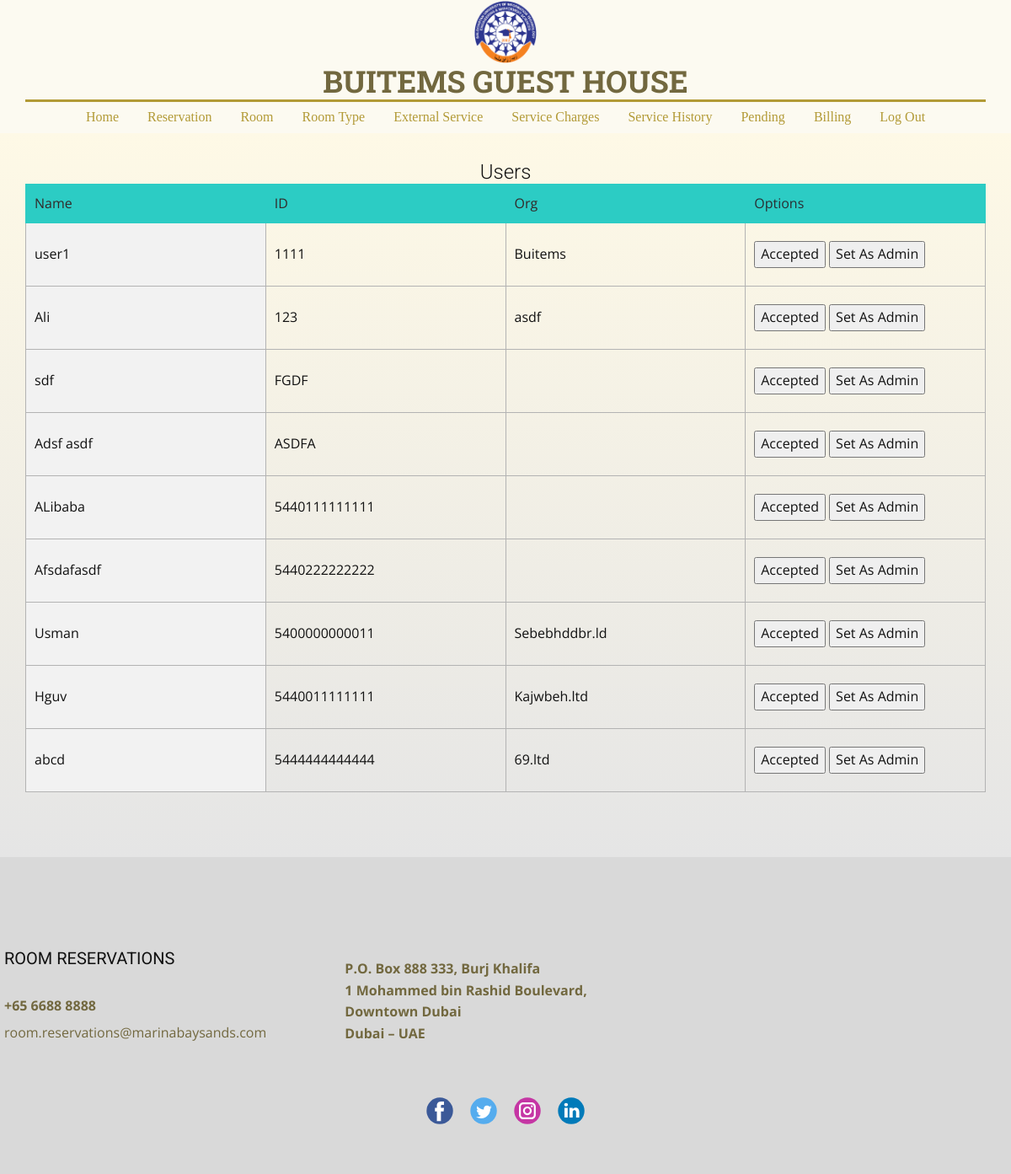
/pendings (signed in), run on the app's committed database.
### tables this page shows
CREATE TABLE newguests (guestID INTEGER PRIMARY KEY, GuestName TEXT, title text, password text,  identification integer, idtype text, phonenumber text, email text, org text, posAdd text, gender text, allergies text, medicalneeds text , usertype Text);

### app.py (the view)
@app.route('/pendings', methods=["GET", "POST"])
def pendings():
    if session.get("user_id") is None or session.get("usertype") is None:
        return redirect(url_for('login'))
    if request.method == "POST":
        print(zip(request.form.get("result")))
        for a in request.form.getlist("result") :
            print(a)
        print(request.form)
        print("Json : ", request.get_json())
        return redirect('/pendings')
    else:
        onebooking = {'userID': '1', 'CNIC': '1236', }
        secondbooking = {'userID': '2', 'UserId': '12336'}
        prof = []
    pendingUsers = bd.execute("Select guestID, identification, guestname, org, usertype from newguests").fetchall()
    bd.commit()
    for a in pendingUsers:
        prof.append({"userID" : a[0], "name" : a[2], "CNIC" : a[1]})
    return render_template("pendings.html", all_pendings = pendingUsers, type=session["usertype"], CurrentTime= datetime.now().strftime("%d/%m/%Y %H:%M:%S"))

### templates/pendings.html (shortened to what this page needs)
{% extends 'Book.html' %}
{% block navbar%}
{% if type == "Set As Admin"%}
<li class="u-nav-item"><a
        class="u-button-style u-nav-link u-text-active-palette-3-dark-1 u-text-hover-palette-3-dark-1 u-text-palette-3-dark-1"
        href="/room" style="padding: 10px 0px;">Room</a>
</li>
<li class="u-nav-item"><a
        class="u-button-style u-nav-link u-text-active-palette-3-dark-1 u-text-hover-palette-3-dark-1 u-text-palette-3-dark-1"
        href="/roomtype" style="padding: 10px 0px;">Room Type</a>
</li>
<li class="u-nav-item"><a
        class="u-button-style u-nav-link u-text-active-palette-3-dark-1 u-text-hover-palette-3-dark-1 u-text-palette-3-dark-1"
        href="/externalservice" style="padding: 10px 0px;">External Service</a>
</li>
<li class="u-nav-item"><a
        class="u-button-style u-nav-link u-text-active-palette-3-dark-1 u-text-hover-palette-3-dark-1 u-text-palette-3-dark-1"
        href="/servicecharges" style="padding: 10px 0px;">Service Charges</a>
</li>
<li class="u-nav-item"><a
        class="u-button-style u-nav-link u-text-active-palette-3-dark-1 u-text-hover-palette-3-dark-1 u-text-palette-3-dark-1"
        href="/servicehistory" style="padding: 10px 0px;">Service History</a>
</li>
<li class="u-nav-item"><a
        class="u-button-style u-nav-link u-text-active-palette-3-dark-1 u-text-hover-palette-3-dark-1 u-text-palette-3-dark-1"
        href="/pendings" style="padding: 10px 0px;">Pending</a>
</li>
<li class="u-nav-item"><a
        class="u-button-style u-nav-link u-text-active-palette-3-dark-1 u-text-hover-palette-3-dark-1 u-text-palette-3-dark-1"
        href="/bill" style="padding: 10px 0px;">Billing</a>
</li>
{% endif%}
{% endblock %}
{% block main %}
<section class="u-align-center u-clearfix u-section-2" id="sec-7b39">
    <form action="{{ url_for('updateuser') }}" method="post">
        <div class="u-clearfix u-sheet u-valign-middle u-sheet-1">
            <h1 class="u-text u-text-default u-text-1">Users</h1>
            <div class="u-expanded-width u-table u-table-responsive u-table-1">
                <table class="u-table-entity u-table-entity-1">
                    <colgroup>
                        <col width="25%">
                        <col width="25%">
                        <col width="25%">
                        <col width="25%">
                    </colgroup>
                    <thead class="u-palette-4-base u-table-header u-table-header-1">
                    <tr style="height: 21px;">
                        <th class="u-border-1 u-border-palette-4-base u-table-cell u-text-palette-2-dark-3">Name
                        </th>
                        <th class="u-border-1 u-border-palette-4-base u-table-cell u-text-palette-2-dark-3">ID
                        </th>
                        <th class="u-border-1 u-border-palette-4-base u-table-cell u-text-palette-2-dark-3">Org
                        </th>
                        <th class="u-border-1 u-border-palette-4-base u-table-cell u-text-palette-1-dark-3">Options</th>
                    </tr>
                    </thead>
                    <tbody class="u-table-body">
                    {% for onebooking in all_pendings %}
                    <tr style="height: 75px;">
                        <td class="u-border-1 u-border-grey-30 u-first-column u-grey-5 u-table-cell u-table-cell-5">{{
                            onebooking[2] }}
                        </td>
                        <td class="u-border-1 u-border-grey-30 u-table-cell">{{ onebooking[1] }}</td>
                        <td class="u-border-1 u-border-grey-30 u-table-cell">{{ onebooking[3] }}</td>
                        <td class="u-border-1 u-border-grey-30 u-table-cell u-table-cell-12">
                            {% if onebooking[4] != 'Accepted' %}
                            <input name="{{onebooking[0]}}" type="submit" value="Accepted" class="btn btn-primary">
                            {% else %}
                            <input name="{{onebooking[0]}}" type="submit" value="Suspended" class="btn btn-primary">
                            {% endif %}
                            {% if onebooking[5] != 'Accepted' %}
                            <input name="{{onebooking[0]}}" type="submit" value="Set As Admin" class="btn btn-primary">
                            {% else %}
                            <input name="{{onebooking[0]}}" type="submit" value="Set As User" class="btn btn-primary">
                            {% endif %}
                    </tr>
                    {% endfor %}
                    </tbody>
                </table>
                <br>
                <br>
                <br>
            </div>
        </div>
    </form>
</section>
{% endblock %}

### static/basic/css/FrontPage/Main2.css (style rules this page uses)
.u-section-2 { background-image: linear-gradient(#fef9e6, #e5e5e5); }
.u-section-2 .u-sheet-1 { min-height: 659px; }
.u-section-2 .u-text-1 { font-size: 1.5rem; font-weight: 300; margin: 33px auto 0; }

### data on the page
newguests: GuestName "user1", identification "1111", org "Buitems"
newguests: GuestName "Ali", identification "123", org "asdf"
newguests: GuestName "sdf", identification "FGDF"
newguests: GuestName "Adsf asdf", identification "ASDFA"
newguests: GuestName "ALibaba", identification "5440111111111"
newguests: GuestName "Afsdafasdf", identification "5440222222222"
newguests: GuestName "Usman", identification "5400000000011", org "Sebebhddbr.ld"
newguests: GuestName "Hguv", identification "5440011111111", org "Kajwbeh.ltd"
newguests: GuestName "abcd", identification "5444444444444", org "69.ltd"
